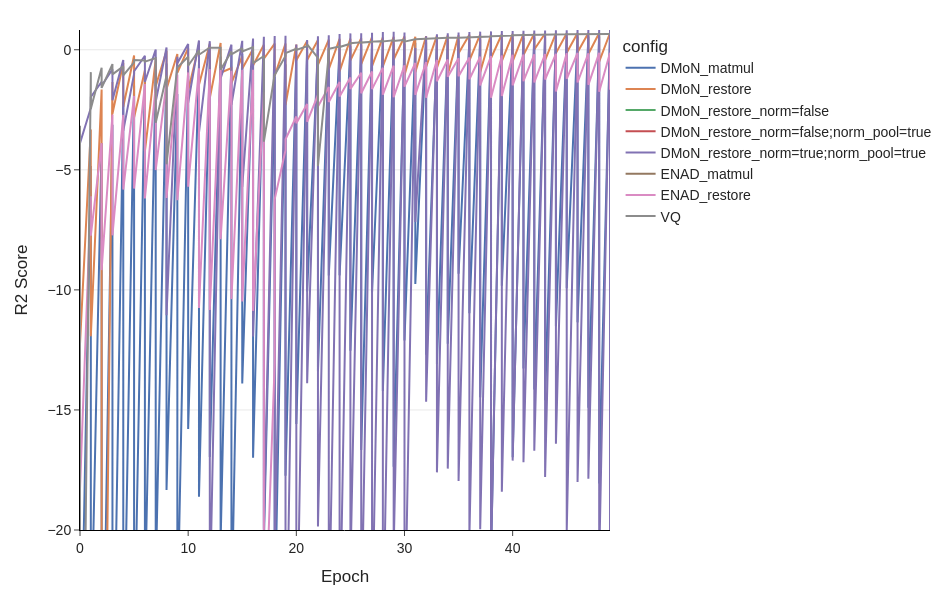

Here is the notebook cell this chart was saved with:
### Code cell
fig = px.line(data_frame=aggregated_history, x='epoch', y='doc_rec_loss__R2', color='config')
fig = style_paper_plot(fig=fig)
fig.update_yaxes(range=[-20, aggregated_history['doc_rec_loss__R2'].max().item()])
fig.update_layout(xaxis_title='Epoch', yaxis_title="R2 Score")
fig.show()
